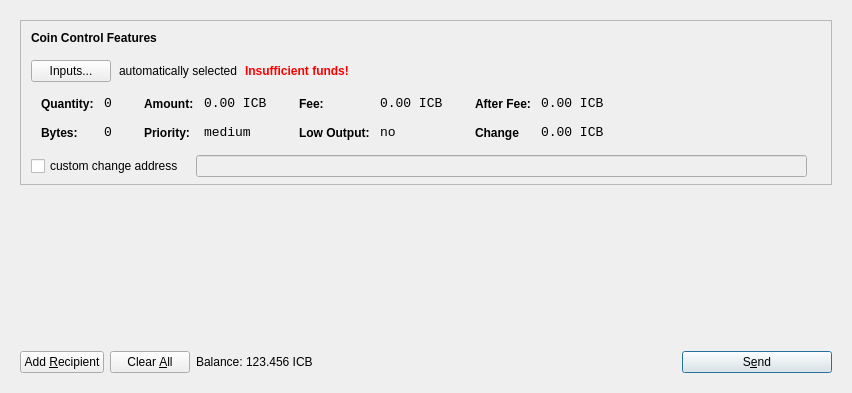
<?xml version="1.0" encoding="UTF-8"?>
<ui version="4.0">
 <class>SendCoinsDialog</class>
 <widget class="QDialog" name="SendCoinsDialog">
  <property name="geometry">
   <rect>
    <x>0</x>
    <y>0</y>
    <width>849</width>
    <height>393</height>
   </rect>
  </property>
  <property name="windowTitle">
   <string>Send Coins</string>
  </property>
  <layout class="QVBoxLayout" name="verticalLayout">
   <item>
    <widget class="QFrame" name="frameMain">
     <layout class="QVBoxLayout" name="verticalLayout_3">
      <item>
       <widget class="QFrame" name="frameCoinControl">
        <property name="sizePolicy">
         <sizepolicy hsizetype="Expanding" vsizetype="Expanding">
          <horstretch>0</horstretch>
          <verstretch>0</verstretch>
         </sizepolicy>
        </property>
        <property name="maximumSize">
         <size>
          <width>16777215</width>
          <height>16777215</height>
         </size>
        </property>
        <property name="frameShape">
         <enum>QFrame::StyledPanel</enum>
        </property>
        <property name="frameShadow">
         <enum>QFrame::Sunken</enum>
        </property>
        <layout class="QVBoxLayout" name="verticalLayoutCoinControl2">
         <property name="spacing">
          <number>6</number>
         </property>
         <property name="leftMargin">
          <number>0</number>
         </property>
         <property name="topMargin">
          <number>0</number>
         </property>
         <property name="rightMargin">
          <number>0</number>
         </property>
         <property name="bottomMargin">
          <number>6</number>
         </property>
         <item>
          <layout class="QVBoxLayout" name="verticalLayoutCoinControl" stretch="0,0,0,0,1">
           <property name="spacing">
            <number>0</number>
           </property>
           <property name="leftMargin">
            <number>10</number>
           </property>
           <property name="topMargin">
            <number>10</number>
           </property>
           <item>
            <layout class="QHBoxLayout" name="horizontalLayoutCoinControl1">
             <property name="bottomMargin">
              <number>15</number>
             </property>
             <item>
              <widget class="QLabel" name="labelCoinControlFeatures">
               <property name="sizePolicy">
                <sizepolicy hsizetype="Preferred" vsizetype="Maximum">
                 <horstretch>0</horstretch>
                 <verstretch>0</verstretch>
                </sizepolicy>
               </property>
               <property name="font">
                <font>
                 <weight>75</weight>
                 <bold>true</bold>
                </font>
               </property>
               <property name="styleSheet">
                <string notr="true">font-weight:bold;</string>
               </property>
               <property name="text">
                <string>Coin Control Features</string>
               </property>
              </widget>
             </item>
            </layout>
           </item>
           <item>
            <layout class="QHBoxLayout" name="horizontalLayoutCoinControl2" stretch="0,0,0,0">
             <property name="spacing">
              <number>8</number>
             </property>
             <property name="bottomMargin">
              <number>10</number>
             </property>
             <item>
              <widget class="QPushButton" name="pushButtonCoinControl">
               <property name="styleSheet">
                <string notr="true"/>
               </property>
               <property name="text">
                <string>Inputs...</string>
               </property>
              </widget>
             </item>
             <item>
              <widget class="QLabel" name="labelCoinControlAutomaticallySelected">
               <property name="text">
                <string>automatically selected</string>
               </property>
               <property name="margin">
                <number>5</number>
               </property>
              </widget>
             </item>
             <item>
              <widget class="QLabel" name="labelCoinControlInsuffFunds">
               <property name="font">
                <font>
                 <weight>75</weight>
                 <bold>true</bold>
                </font>
               </property>
               <property name="styleSheet">
                <string notr="true">color:red;font-weight:bold;</string>
               </property>
               <property name="text">
                <string>Insufficient funds!</string>
               </property>
               <property name="margin">
                <number>5</number>
               </property>
              </widget>
             </item>
             <item>
              <spacer name="horizontalSpacerCoinControl">
               <property name="orientation">
                <enum>Qt::Horizontal</enum>
               </property>
               <property name="sizeHint" stdset="0">
                <size>
                 <width>40</width>
                 <height>1</height>
                </size>
               </property>
              </spacer>
             </item>
            </layout>
           </item>
           <item>
            <widget class="QWidget" name="widgetCoinControl" native="true">
             <property name="sizePolicy">
              <sizepolicy hsizetype="Preferred" vsizetype="Preferred">
               <horstretch>0</horstretch>
               <verstretch>0</verstretch>
              </sizepolicy>
             </property>
             <property name="minimumSize">
              <size>
               <width>0</width>
               <height>0</height>
              </size>
             </property>
             <property name="styleSheet">
              <string notr="true"/>
             </property>
             <layout class="QHBoxLayout" name="horizontalLayoutCoinControl5">
              <property name="leftMargin">
               <number>0</number>
              </property>
              <property name="topMargin">
               <number>0</number>
              </property>
              <property name="rightMargin">
               <number>0</number>
              </property>
              <property name="bottomMargin">
               <number>0</number>
              </property>
              <item>
               <layout class="QHBoxLayout" name="horizontalLayoutCoinControl3" stretch="0,0,0,1">
                <property name="spacing">
                 <number>20</number>
                </property>
                <property name="topMargin">
                 <number>0</number>
                </property>
                <property name="bottomMargin">
                 <number>10</number>
                </property>
                <item>
                 <layout class="QFormLayout" name="formLayoutCoinControl1">
                  <property name="horizontalSpacing">
                   <number>10</number>
                  </property>
                  <property name="verticalSpacing">
                   <number>14</number>
                  </property>
                  <property name="leftMargin">
                   <number>10</number>
                  </property>
                  <property name="topMargin">
                   <number>4</number>
                  </property>
                  <property name="rightMargin">
                   <number>6</number>
                  </property>
                  <item row="0" column="0">
                   <widget class="QLabel" name="labelCoinControlQuantityText">
                    <property name="styleSheet">
                     <string notr="true">font-weight:bold;</string>
                    </property>
                    <property name="text">
                     <string>Quantity:</string>
                    </property>
                    <property name="margin">
                     <number>0</number>
                    </property>
                   </widget>
                  </item>
                  <item row="0" column="1">
                   <widget class="QLabel" name="labelCoinControlQuantity">
                    <property name="font">
                     <font>
                      <family>Monospace</family>
                      <pointsize>10</pointsize>
                     </font>
                    </property>
                    <property name="cursor">
                     <cursorShape>IBeamCursor</cursorShape>
                    </property>
                    <property name="contextMenuPolicy">
                     <enum>Qt::ActionsContextMenu</enum>
                    </property>
                    <property name="text">
                     <string>0</string>
                    </property>
                    <property name="margin">
                     <number>0</number>
                    </property>
                    <property name="textInteractionFlags">
                     <set>Qt::LinksAccessibleByMouse|Qt::TextSelectableByKeyboard|Qt::TextSelectableByMouse</set>
                    </property>
                   </widget>
                  </item>
                  <item row="1" column="0">
                   <widget class="QLabel" name="labelCoinControlBytesText">
                    <property name="styleSheet">
                     <string notr="true">font-weight:bold;</string>
                    </property>
                    <property name="text">
                     <string>Bytes:</string>
                    </property>
                   </widget>
                  </item>
                  <item row="1" column="1">
                   <widget class="QLabel" name="labelCoinControlBytes">
                    <property name="font">
                     <font>
                      <family>Monospace</family>
                      <pointsize>10</pointsize>
                     </font>
                    </property>
                    <property name="cursor">
                     <cursorShape>IBeamCursor</cursorShape>
                    </property>
                    <property name="contextMenuPolicy">
                     <enum>Qt::ActionsContextMenu</enum>
                    </property>
                    <property name="text">
                     <string>0</string>
                    </property>
                    <property name="textInteractionFlags">
                     <set>Qt::LinksAccessibleByMouse|Qt::TextSelectableByKeyboard|Qt::TextSelectableByMouse</set>
                    </property>
                   </widget>
                  </item>
                 </layout>
                </item>
                <item>
                 <layout class="QFormLayout" name="formLayoutCoinControl2">
                  <property name="horizontalSpacing">
                   <number>10</number>
                  </property>
                  <property name="verticalSpacing">
                   <number>14</number>
                  </property>
                  <property name="leftMargin">
                   <number>6</number>
                  </property>
                  <property name="topMargin">
                   <number>4</number>
                  </property>
                  <property name="rightMargin">
                   <number>6</number>
                  </property>
                  <item row="0" column="0">
                   <widget class="QLabel" name="labelCoinControlAmountText">
                    <property name="styleSheet">
                     <string notr="true">font-weight:bold;</string>
                    </property>
                    <property name="text">
                     <string>Amount:</string>
                    </property>
                    <property name="margin">
                     <number>0</number>
                    </property>
                   </widget>
                  </item>
                  <item row="0" column="1">
                   <widget class="QLabel" name="labelCoinControlAmount">
                    <property name="font">
                     <font>
                      <family>Monospace</family>
                      <pointsize>10</pointsize>
                     </font>
                    </property>
                    <property name="cursor">
                     <cursorShape>IBeamCursor</cursorShape>
                    </property>
                    <property name="contextMenuPolicy">
                     <enum>Qt::ActionsContextMenu</enum>
                    </property>
                    <property name="text">
                     <string>0.00 ICB</string>
                    </property>
                    <property name="textInteractionFlags">
                     <set>Qt::LinksAccessibleByMouse|Qt::TextSelectableByKeyboard|Qt::TextSelectableByMouse</set>
                    </property>
                   </widget>
                  </item>
                  <item row="1" column="0">
                   <widget class="QLabel" name="labelCoinControlPriorityText">
                    <property name="styleSheet">
                     <string notr="true">font-weight:bold;</string>
                    </property>
                    <property name="text">
                     <string>Priority:</string>
                    </property>
                   </widget>
                  </item>
                  <item row="1" column="1">
                   <widget class="QLabel" name="labelCoinControlPriority">
                    <property name="font">
                     <font>
                      <family>Monospace</family>
                      <pointsize>10</pointsize>
                     </font>
                    </property>
                    <property name="cursor">
                     <cursorShape>IBeamCursor</cursorShape>
                    </property>
                    <property name="contextMenuPolicy">
                     <enum>Qt::ActionsContextMenu</enum>
                    </property>
                    <property name="text">
                     <string>medium</string>
                    </property>
                    <property name="textInteractionFlags">
                     <set>Qt::LinksAccessibleByMouse|Qt::TextSelectableByKeyboard|Qt::TextSelectableByMouse</set>
                    </property>
                   </widget>
                  </item>
                 </layout>
                </item>
                <item>
                 <layout class="QFormLayout" name="formLayoutCoinControl3">
                  <property name="horizontalSpacing">
                   <number>10</number>
                  </property>
                  <property name="verticalSpacing">
                   <number>14</number>
                  </property>
                  <property name="leftMargin">
                   <number>6</number>
                  </property>
                  <property name="topMargin">
                   <number>4</number>
                  </property>
                  <property name="rightMargin">
                   <number>6</number>
                  </property>
                  <item row="0" column="0">
                   <widget class="QLabel" name="labelCoinControlFeeText">
                    <property name="styleSheet">
                     <string notr="true">font-weight:bold;</string>
                    </property>
                    <property name="text">
                     <string>Fee:</string>
                    </property>
                    <property name="margin">
                     <number>0</number>
                    </property>
                   </widget>
                  </item>
                  <item row="0" column="1">
                   <widget class="QLabel" name="labelCoinControlFee">
                    <property name="font">
                     <font>
                      <family>Monospace</family>
                      <pointsize>10</pointsize>
                     </font>
                    </property>
                    <property name="cursor">
                     <cursorShape>IBeamCursor</cursorShape>
                    </property>
                    <property name="contextMenuPolicy">
                     <enum>Qt::ActionsContextMenu</enum>
                    </property>
                    <property name="text">
                     <string>0.00 ICB</string>
                    </property>
                    <property name="textInteractionFlags">
                     <set>Qt::LinksAccessibleByMouse|Qt::TextSelectableByKeyboard|Qt::TextSelectableByMouse</set>
                    </property>
                   </widget>
                  </item>
                  <item row="1" column="0">
                   <widget class="QLabel" name="labelCoinControlLowOutputText">
                    <property name="styleSheet">
                     <string notr="true">font-weight:bold;</string>
                    </property>
                    <property name="text">
                     <string>Low Output:</string>
                    </property>
                   </widget>
                  </item>
                  <item row="1" column="1">
                   <widget class="QLabel" name="labelCoinControlLowOutput">
                    <property name="font">
                     <font>
                      <family>Monospace</family>
                      <pointsize>10</pointsize>
                     </font>
                    </property>
                    <property name="cursor">
                     <cursorShape>IBeamCursor</cursorShape>
                    </property>
                    <property name="contextMenuPolicy">
                     <enum>Qt::ActionsContextMenu</enum>
                    </property>
                    <property name="text">
                     <string>no</string>
                    </property>
                    <property name="textInteractionFlags">
                     <set>Qt::LinksAccessibleByMouse|Qt::TextSelectableByKeyboard|Qt::TextSelectableByMouse</set>
                    </property>
                   </widget>
                  </item>
                 </layout>
                </item>
                <item>
                 <layout class="QFormLayout" name="formLayoutCoinControl4">
                  <property name="horizontalSpacing">
                   <number>10</number>
                  </property>
                  <property name="verticalSpacing">
                   <number>14</number>
                  </property>
                  <property name="leftMargin">
                   <number>6</number>
                  </property>
                  <property name="topMargin">
                   <number>4</number>
                  </property>
                  <property name="rightMargin">
                   <number>6</number>
                  </property>
                  <item row="0" column="0">
                   <widget class="QLabel" name="labelCoinControlAfterFeeText">
                    <property name="styleSheet">
                     <string notr="true">font-weight:bold;</string>
                    </property>
                    <property name="text">
                     <string>After Fee:</string>
                    </property>
                    <property name="margin">
                     <number>0</number>
                    </property>
                   </widget>
                  </item>
                  <item row="0" column="1">
                   <widget class="QLabel" name="labelCoinControlAfterFee">
                    <property name="font">
                     <font>
                      <family>Monospace</family>
                      <pointsize>10</pointsize>
                     </font>
                    </property>
                    <property name="cursor">
                     <cursorShape>IBeamCursor</cursorShape>
                    </property>
                    <property name="contextMenuPolicy">
                     <enum>Qt::ActionsContextMenu</enum>
                    </property>
                    <property name="text">
                     <string>0.00 ICB</string>
                    </property>
                    <property name="textInteractionFlags">
                     <set>Qt::LinksAccessibleByMouse|Qt::TextSelectableByKeyboard|Qt::TextSelectableByMouse</set>
                    </property>
                   </widget>
                  </item>
                  <item row="1" column="0">
                   <widget class="QLabel" name="labelCoinControlChangeText">
                    <property name="styleSheet">
                     <string notr="true">font-weight:bold;</string>
                    </property>
                    <property name="text">
                     <string>Change</string>
                    </property>
                   </widget>
                  </item>
                  <item row="1" column="1">
                   <widget class="QLabel" name="labelCoinControlChange">
                    <property name="font">
                     <font>
                      <family>Monospace</family>
                      <pointsize>10</pointsize>
                     </font>
                    </property>
                    <property name="cursor">
                     <cursorShape>IBeamCursor</cursorShape>
                    </property>
                    <property name="contextMenuPolicy">
                     <enum>Qt::ActionsContextMenu</enum>
                    </property>
                    <property name="text">
                     <string>0.00 ICB</string>
                    </property>
                    <property name="textInteractionFlags">
                     <set>Qt::LinksAccessibleByMouse|Qt::TextSelectableByKeyboard|Qt::TextSelectableByMouse</set>
                    </property>
                   </widget>
                  </item>
                 </layout>
                </item>
               </layout>
              </item>
             </layout>
            </widget>
           </item>
           <item>
            <layout class="QHBoxLayout" name="horizontalLayoutCoinControl4" stretch="0,0,0">
             <property name="spacing">
              <number>12</number>
             </property>
             <property name="sizeConstraint">
              <enum>QLayout::SetDefaultConstraint</enum>
             </property>
             <property name="topMargin">
              <number>5</number>
             </property>
             <property name="rightMargin">
              <number>5</number>
             </property>
             <item>
              <widget class="QCheckBox" name="checkBoxCoinControlChange">
               <property name="text">
                <string>custom change address</string>
               </property>
              </widget>
             </item>
             <item>
              <widget class="QLineEdit" name="lineEditCoinControlChange">
               <property name="enabled">
                <bool>false</bool>
               </property>
               <property name="sizePolicy">
                <sizepolicy hsizetype="Expanding" vsizetype="Fixed">
                 <horstretch>0</horstretch>
                 <verstretch>0</verstretch>
                </sizepolicy>
               </property>
              </widget>
             </item>
             <item>
              <widget class="QLabel" name="labelCoinControlChangeLabel">
               <property name="sizePolicy">
                <sizepolicy hsizetype="Preferred" vsizetype="Expanding">
                 <horstretch>0</horstretch>
                 <verstretch>0</verstretch>
                </sizepolicy>
               </property>
               <property name="minimumSize">
                <size>
                 <width>0</width>
                 <height>0</height>
                </size>
               </property>
               <property name="text">
                <string/>
               </property>
               <property name="margin">
                <number>3</number>
               </property>
              </widget>
             </item>
            </layout>
           </item>
           <item>
            <spacer name="verticalSpacerCoinControl">
             <property name="orientation">
              <enum>Qt::Vertical</enum>
             </property>
             <property name="sizeHint" stdset="0">
              <size>
               <width>800</width>
               <height>1</height>
              </size>
             </property>
            </spacer>
           </item>
          </layout>
         </item>
        </layout>
       </widget>
      </item>
      <item>
       <widget class="QScrollArea" name="scrollArea">
        <property name="frameShape">
         <enum>QFrame::NoFrame</enum>
        </property>
        <property name="widgetResizable">
         <bool>true</bool>
        </property>
        <widget class="QWidget" name="scrollAreaWidgetContents">
         <property name="geometry">
          <rect>
           <x>0</x>
           <y>0</y>
           <width>813</width>
           <height>148</height>
          </rect>
         </property>
         <layout class="QVBoxLayout" name="verticalLayout_2">
          <property name="leftMargin">
           <number>0</number>
          </property>
          <property name="topMargin">
           <number>0</number>
          </property>
          <property name="rightMargin">
           <number>0</number>
          </property>
          <property name="bottomMargin">
           <number>0</number>
          </property>
          <item>
           <layout class="QVBoxLayout" name="entries">
            <property name="spacing">
             <number>6</number>
            </property>
           </layout>
          </item>
          <item>
           <spacer name="verticalSpacer">
            <property name="orientation">
             <enum>Qt::Vertical</enum>
            </property>
            <property name="sizeHint" stdset="0">
             <size>
              <width>20</width>
              <height>40</height>
             </size>
            </property>
           </spacer>
          </item>
         </layout>
        </widget>
       </widget>
      </item>
      <item>
       <layout class="QHBoxLayout" name="horizontalLayout">
        <item>
         <widget class="QPushButton" name="addButton">
          <property name="toolTip">
           <string>Send to multiple recipients at once</string>
          </property>
          <property name="text">
           <string>Add &amp;Recipient</string>
          </property>
          <property name="icon">
           <iconset resource="../icebergcoin.qrc">
            <normaloff>:/icons/add</normaloff>:/icons/add</iconset>
          </property>
          <property name="autoDefault">
           <bool>false</bool>
          </property>
         </widget>
        </item>
        <item>
         <widget class="QPushButton" name="clearButton">
          <property name="sizePolicy">
           <sizepolicy hsizetype="Minimum" vsizetype="Fixed">
            <horstretch>0</horstretch>
            <verstretch>0</verstretch>
           </sizepolicy>
          </property>
          <property name="toolTip">
           <string>Remove all transaction fields</string>
          </property>
          <property name="text">
           <string>Clear &amp;All</string>
          </property>
          <property name="icon">
           <iconset resource="../icebergcoin.qrc">
            <normaloff>:/icons/remove</normaloff>:/icons/remove</iconset>
          </property>
          <property name="autoRepeatDelay">
           <number>300</number>
          </property>
          <property name="autoDefault">
           <bool>false</bool>
          </property>
         </widget>
        </item>
        <item>
         <layout class="QHBoxLayout" name="horizontalLayout_2">
          <property name="spacing">
           <number>3</number>
          </property>
          <item>
           <widget class="QLabel" name="label">
            <property name="sizePolicy">
             <sizepolicy hsizetype="Preferred" vsizetype="Fixed">
              <horstretch>0</horstretch>
              <verstretch>0</verstretch>
             </sizepolicy>
            </property>
            <property name="text">
             <string>Balance:</string>
            </property>
           </widget>
          </item>
          <item>
           <widget class="QLabel" name="labelBalance">
            <property name="sizePolicy">
             <sizepolicy hsizetype="Preferred" vsizetype="Fixed">
              <horstretch>0</horstretch>
              <verstretch>0</verstretch>
             </sizepolicy>
            </property>
            <property name="cursor">
             <cursorShape>IBeamCursor</cursorShape>
            </property>
            <property name="text">
             <string>123.456 ICB</string>
            </property>
            <property name="textInteractionFlags">
             <set>Qt::LinksAccessibleByMouse|Qt::TextSelectableByKeyboard|Qt::TextSelectableByMouse</set>
            </property>
           </widget>
          </item>
         </layout>
        </item>
        <item>
         <spacer name="horizontalSpacer">
          <property name="orientation">
           <enum>Qt::Horizontal</enum>
          </property>
          <property name="sizeHint" stdset="0">
           <size>
            <width>40</width>
            <height>20</height>
           </size>
          </property>
         </spacer>
        </item>
        <item>
         <widget class="QPushButton" name="sendButton">
          <property name="minimumSize">
           <size>
            <width>150</width>
            <height>0</height>
           </size>
          </property>
          <property name="toolTip">
           <string>Confirm the send action</string>
          </property>
          <property name="text">
           <string>S&amp;end</string>
          </property>
          <property name="icon">
           <iconset resource="../icebergcoin.qrc">
            <normaloff>:/icons/send</normaloff>:/icons/send</iconset>
          </property>
          <property name="default">
           <bool>true</bool>
          </property>
         </widget>
        </item>
       </layout>
      </item>
     </layout>
     <zorder>scrollArea</zorder>
     <zorder>frameCoinControl</zorder>
    </widget>
   </item>
  </layout>
 </widget>
 <resources>
  <include location="../icebergcoin.qrc"/>
 </resources>
 <connections/>
</ui>
